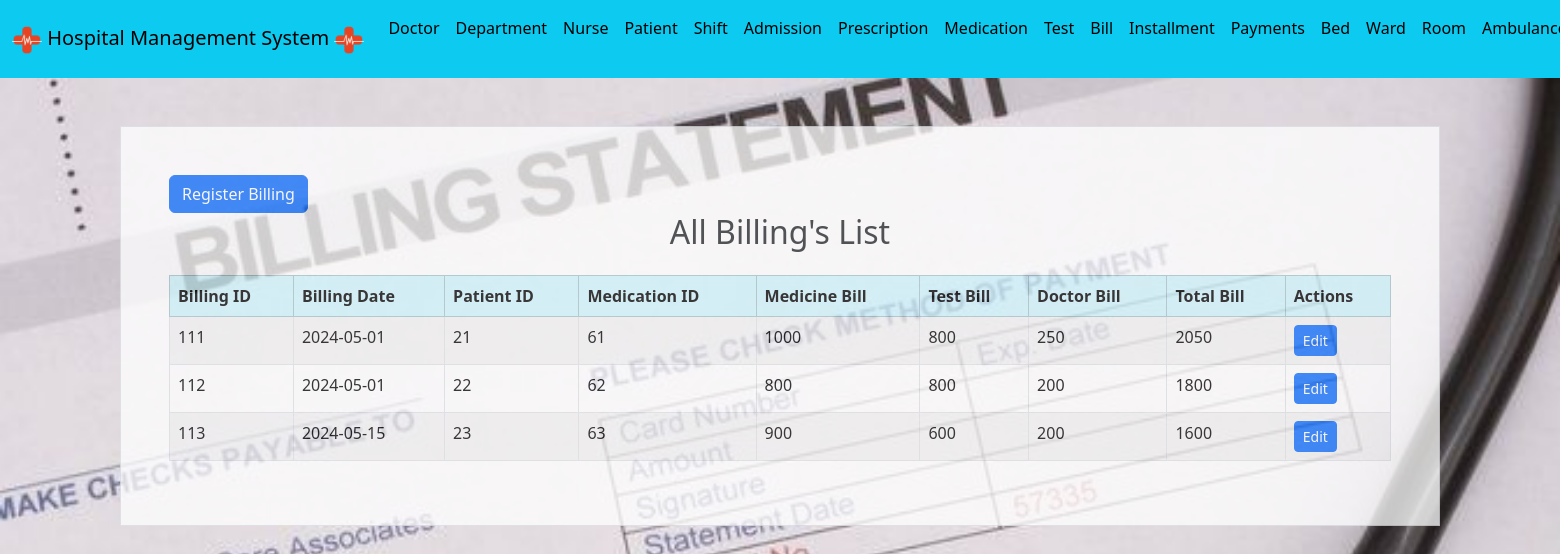
Page /Website/billing.php (signed in) on the committed database.
### tables this page shows
CREATE TABLE `billing` (
  `Billing_ID` int(10) NOT NULL,
  `Billing_Date` date NOT NULL,
  `Patient_ID` int(10) DEFAULT NULL,
  `Medication_ID` int(10) NOT NULL,
  `Medicine_Bill` int(255) NOT NULL,
  `Test_Bill` int(255) NOT NULL,
  `Doctor_Bill` int(255) NOT NULL,
  `Total_Bill` int(255) NOT NULL
);

### Website/billing.php (the view, shortened to what this page needs)
<!DOCTYPE html>
<html>
<?php
include("connect.php");
include("header.php");
?>
<head>
    <link rel="stylesheet" href="https://cdn.jsdelivr.net/npm/bootstrap@5.3.2/dist/css/bootstrap.min.css">
</head>
<body style="background-image: url(img/billing.jpg);background-size: cover;background-repeat: no-repeat;">
    <div class="container p-5 my-5 bg-white border opacity-75">
        <?php if (isset($_SESSION["user_type"]) && $_SESSION["user_type"] == "Admin"): ?>
            <a href="input_billing.php" class="btn btn-primary">Register Billing</a>
        <?php endif; ?>
        <h2 class="text-center mb-4">All Billing's List</h2>
        <div class="table-responsive">
            <table class="table table-striped table-bordered">
                <thead class="table-info">
                    <tr>
                        <th>Billing ID</th>
                        <th>Billing Date</th>
                        <th>Patient ID</th>
                        <th>Medication ID</th>
                        <th>Medicine Bill</th>
                        <th>Test Bill</th>
                        <th>Doctor Bill</th>
                        <th>Total Bill</th>
                        <th>Actions</th>
                    </tr>
                </thead>
                <tbody>
                    <?php
                    $sql = "SELECT * FROM billing ORDER BY Billing_ID";
                    $result = mysqli_query($conn, $sql);
                    if (mysqli_num_rows($result) > 0) {
                        while($row = mysqli_fetch_assoc($result)) {
                            echo "<tr>
                                <td>".$row["Billing_ID"]."</td>
                                <td>".$row["Billing_Date"]."</td>
                                <td>".$row["Patient_ID"]."</td>
                                <td>".$row["Medication_ID"]."</td>
                                <td>".$row["Medicine_Bill"]."</td>
                                <td>".$row["Test_Bill"]."</td>
                                <td>".$row["Doctor_Bill"]."</td>
                                <td>".$row["Total_Bill"]."</td>
                                <td>";
                            if (isset($_SESSION["user_type"]) && $_SESSION["user_type"] == "Admin") {
                                echo "<a href='edit_billing.php?id=".$row["Billing_ID"]."' class='btn btn-primary btn-sm'>Edit</a>";
                            }
                            echo "</td>
                            </tr>";
                        }
                    } else {
                        echo "<tr><td colspan='8' class='text-center'>No records found</td></tr>";
                    }
                    ?>
                </tbody>
            </table>
        </div>
    </div>
</body>
</html>

### rows in the picture
billing: Billing_ID "111", Billing_Date "2024-05-01", Patient_ID "21", Medication_ID "61", Medicine_Bill "1000", Test_Bill "800", Doctor_Bill "250", Total_Bill "2050"
billing: Billing_ID "112", Billing_Date "2024-05-01", Patient_ID "22", Medication_ID "62", Medicine_Bill "800", Test_Bill "800", Doctor_Bill "200", Total_Bill "1800"
billing: Billing_ID "113", Billing_Date "2024-05-15", Patient_ID "23", Medication_ID "63", Medicine_Bill "900", Test_Bill "600", Doctor_Bill "200", Total_Bill "1600"
